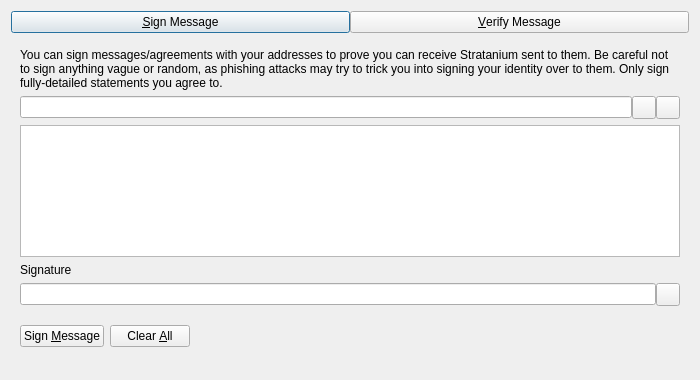
<?xml version="1.0" encoding="UTF-8"?>
<ui version="4.0">
 <class>SignVerifyMessageDialog</class>
 <widget class="QDialog" name="SignVerifyMessageDialog">
  <property name="geometry">
   <rect>
    <x>0</x>
    <y>0</y>
    <width>700</width>
    <height>380</height>
   </rect>
  </property>
  <property name="windowTitle">
   <string>Signatures - Sign / Verify a Message</string>
  </property>
  <property name="modal">
   <bool>true</bool>
  </property>
  <layout class="QVBoxLayout" name="verticalLayout">
   <item>
    <layout class="QHBoxLayout" name="horizontalLayout_Buttons_2">
     <property name="spacing">
      <number>0</number>
     </property>
     <property name="topMargin">
      <number>0</number>
     </property>
     <item>
      <widget class="QPushButton" name="btnSignMessage">
       <property name="text">
        <string>&amp;Sign Message</string>
       </property>
       <property name="checkable">
        <bool>true</bool>
       </property>
      </widget>
     </item>
     <item>
      <widget class="QPushButton" name="btnVerifyMessage">
       <property name="text">
        <string>&amp;Verify Message</string>
       </property>
       <property name="checkable">
        <bool>true</bool>
       </property>
      </widget>
     </item>
    </layout>
   </item>
   <item>
    <widget class="QStackedWidget" name="stackedWidgetSig">
     <property name="minimumSize">
      <size>
       <width>0</width>
       <height>0</height>
      </size>
     </property>
     <property name="currentIndex">
      <number>0</number>
     </property>
     <widget class="QWidget" name="pageSignMessage">
      <layout class="QVBoxLayout" name="verticalLayout_SM">
       <item>
        <widget class="QLabel" name="infoLabel_SM">
         <property name="text">
          <string>You can sign messages/agreements with your addresses to prove you can receive Stratanium sent to them. Be careful not to sign anything vague or random, as phishing attacks may try to trick you into signing your identity over to them. Only sign fully-detailed statements you agree to.</string>
         </property>
         <property name="textFormat">
          <enum>Qt::PlainText</enum>
         </property>
         <property name="wordWrap">
          <bool>true</bool>
         </property>
        </widget>
       </item>
       <item>
        <layout class="QHBoxLayout" name="horizontalLayout_1_SM">
         <property name="spacing">
          <number>0</number>
         </property>
         <item>
          <widget class="QValidatedLineEdit" name="addressIn_SM">
           <property name="toolTip">
            <string>The Stratanium address to sign the message with</string>
           </property>
          </widget>
         </item>
         <item>
          <widget class="QToolButton" name="addressBookButton_SM">
           <property name="toolTip">
            <string>Choose previously used address</string>
           </property>
           <property name="text">
            <string/>
           </property>
           <property name="shortcut">
            <string>Alt+A</string>
           </property>
          </widget>
         </item>
         <item>
          <widget class="QToolButton" name="pasteButton_SM">
           <property name="toolTip">
            <string>Paste address from clipboard</string>
           </property>
           <property name="text">
            <string/>
           </property>
           <property name="shortcut">
            <string>Alt+P</string>
           </property>
          </widget>
         </item>
        </layout>
       </item>
       <item>
        <widget class="QPlainTextEdit" name="messageIn_SM">
         <property name="toolTip">
          <string>Enter the message you want to sign here</string>
         </property>
        </widget>
       </item>
       <item>
        <widget class="QLabel" name="signatureLabel_SM">
         <property name="text">
          <string>Signature</string>
         </property>
         <property name="textFormat">
          <enum>Qt::PlainText</enum>
         </property>
        </widget>
       </item>
       <item>
        <layout class="QHBoxLayout" name="horizontalLayout_2_SM">
         <property name="spacing">
          <number>0</number>
         </property>
         <item>
          <widget class="QLineEdit" name="signatureOut_SM">
           <property name="readOnly">
            <bool>true</bool>
           </property>
          </widget>
         </item>
         <item>
          <widget class="QToolButton" name="copySignatureButton_SM">
           <property name="toolTip">
            <string>Copy the current signature to the system clipboard</string>
           </property>
           <property name="text">
            <string/>
           </property>
          </widget>
         </item>
        </layout>
       </item>
       <item>
        <layout class="QHBoxLayout" name="horizontalLayout_3_SM">
         <item>
          <widget class="QPushButton" name="signMessageButton_SM">
           <property name="toolTip">
            <string>Sign the message to prove you own this Stratanium address</string>
           </property>
           <property name="text">
            <string>Sign &amp;Message</string>
           </property>
           <property name="autoDefault">
            <bool>false</bool>
           </property>
          </widget>
         </item>
         <item>
          <widget class="QPushButton" name="clearButton_SM">
           <property name="toolTip">
            <string>Reset all sign message fields</string>
           </property>
           <property name="text">
            <string>Clear &amp;All</string>
           </property>
           <property name="autoDefault">
            <bool>false</bool>
           </property>
          </widget>
         </item>
         <item>
          <spacer name="horizontalSpacer_1_SM">
           <property name="orientation">
            <enum>Qt::Horizontal</enum>
           </property>
           <property name="sizeHint" stdset="0">
            <size>
             <width>40</width>
             <height>48</height>
            </size>
           </property>
          </spacer>
         </item>
         <item>
          <widget class="QLabel" name="statusLabel_SM">
           <property name="text">
            <string/>
           </property>
           <property name="wordWrap">
            <bool>true</bool>
           </property>
          </widget>
         </item>
         <item>
          <spacer name="horizontalSpacer_2_SM">
           <property name="orientation">
            <enum>Qt::Horizontal</enum>
           </property>
           <property name="sizeHint" stdset="0">
            <size>
             <width>40</width>
             <height>48</height>
            </size>
           </property>
          </spacer>
         </item>
        </layout>
       </item>
      </layout>
     </widget>
     <widget class="QWidget" name="pageVerifyMessage">
      <layout class="QVBoxLayout" name="verticalLayout_VM">
       <item>
        <widget class="QLabel" name="infoLabel_VM">
         <property name="text">
          <string>Enter the receiver's address, message (ensure you copy line breaks, spaces, tabs, etc. exactly) and signature below to verify the message. Be careful not to read more into the signature than what is in the signed message itself, to avoid being tricked by a man-in-the-middle attack. Note that this only proves the signing party receives with the address, it cannot prove sendership of any transaction!</string>
         </property>
         <property name="textFormat">
          <enum>Qt::PlainText</enum>
         </property>
         <property name="alignment">
          <set>Qt::AlignLeading|Qt::AlignLeft|Qt::AlignTop</set>
         </property>
         <property name="wordWrap">
          <bool>true</bool>
         </property>
        </widget>
       </item>
       <item>
        <layout class="QHBoxLayout" name="horizontalLayout_1_VM">
         <property name="spacing">
          <number>0</number>
         </property>
         <item>
          <widget class="QValidatedLineEdit" name="addressIn_VM">
           <property name="toolTip">
            <string>The Stratanium address the message was signed with</string>
           </property>
          </widget>
         </item>
         <item>
          <widget class="QToolButton" name="addressBookButton_VM">
           <property name="toolTip">
            <string>Choose previously used address</string>
           </property>
           <property name="text">
            <string/>
           </property>
           <property name="shortcut">
            <string>Alt+A</string>
           </property>
          </widget>
         </item>
        </layout>
       </item>
       <item>
        <widget class="QPlainTextEdit" name="messageIn_VM"/>
       </item>
       <item>
        <widget class="QValidatedLineEdit" name="signatureIn_VM"/>
       </item>
       <item>
        <layout class="QHBoxLayout" name="horizontalLayout_2_VM">
         <item>
          <widget class="QPushButton" name="verifyMessageButton_VM">
           <property name="toolTip">
            <string>Verify the message to ensure it was signed with the specified Stratanium address</string>
           </property>
           <property name="text">
            <string>Verify &amp;Message</string>
           </property>
           <property name="autoDefault">
            <bool>false</bool>
           </property>
          </widget>
         </item>
         <item>
          <widget class="QPushButton" name="clearButton_VM">
           <property name="toolTip">
            <string>Reset all verify message fields</string>
           </property>
           <property name="text">
            <string>Clear &amp;All</string>
           </property>
           <property name="autoDefault">
            <bool>false</bool>
           </property>
          </widget>
         </item>
         <item>
          <spacer name="horizontalSpacer_1_VM">
           <property name="orientation">
            <enum>Qt::Horizontal</enum>
           </property>
           <property name="sizeHint" stdset="0">
            <size>
             <width>40</width>
             <height>48</height>
            </size>
           </property>
          </spacer>
         </item>
         <item>
          <widget class="QLabel" name="statusLabel_VM">
           <property name="text">
            <string/>
           </property>
           <property name="wordWrap">
            <bool>true</bool>
           </property>
          </widget>
         </item>
         <item>
          <spacer name="horizontalSpacer_2_VM">
           <property name="orientation">
            <enum>Qt::Horizontal</enum>
           </property>
           <property name="sizeHint" stdset="0">
            <size>
             <width>40</width>
             <height>48</height>
            </size>
           </property>
          </spacer>
         </item>
        </layout>
       </item>
      </layout>
     </widget>
    </widget>
   </item>
  </layout>
 </widget>
 <customwidgets>
  <customwidget>
   <class>QValidatedLineEdit</class>
   <extends>QLineEdit</extends>
   <header>qt/qvalidatedlineedit.h</header>
  </customwidget>
 </customwidgets>
 <resources>
  <include location="../stratanium.qrc"/>
 </resources>
 <connections/>
</ui>
